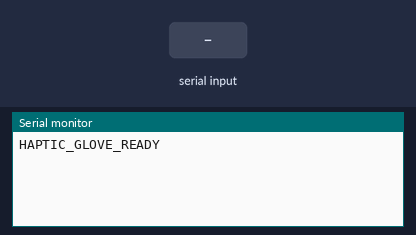
Recording of a sketch running on a simulated Arduino Uno, built with avr-gcc and run on an emulated ATmega328P. On the bench: the last lines printed to the serial monitor. The test bench sets the inputs (shaded band).

Above: at 1.2 s.
1.3 s: "STOP:1\n" received over Serial
At 2.0 s:
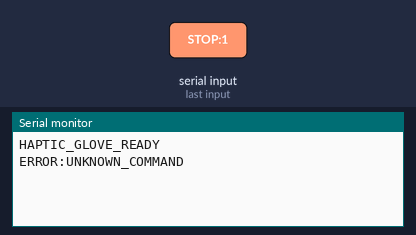
2.8 s: "M:1\n" received over Serial
At 3.2 s:
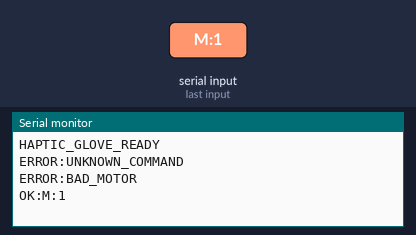
4.3 s: "STOP\n" received over Serial
At 5.5 s:
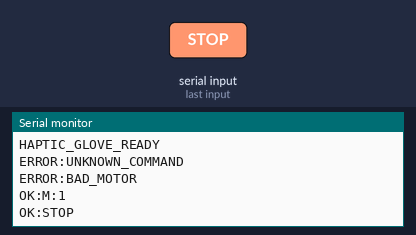
5.8 s: "ALL:\n" received over Serial
At 6.7 s:
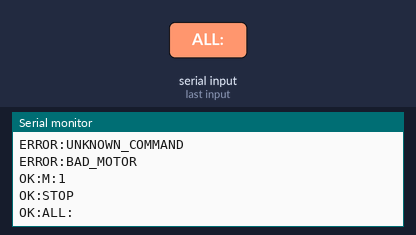
7.3 s: "PATTERN:\n" received over Serial
At 7.8 s:
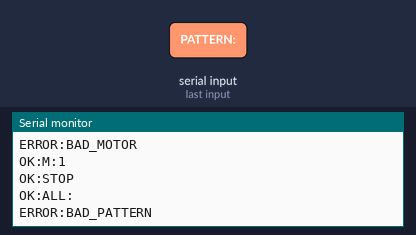
8.8 s: "ALL::45\n" received over Serial
At 10.2 s:
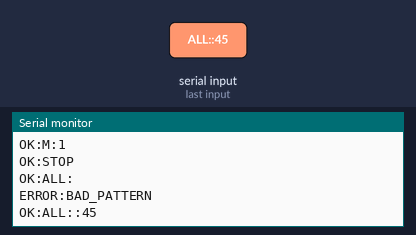

The sketch:

HapticGloveFirmware.ino
```cpp
#include <Wire.h>
#include <Adafruit_PWMServoDriver.h>

Adafruit_PWMServoDriver pca = Adafruit_PWMServoDriver(0x40);

const int NUM_MOTORS = 13;

// Active-low motor control:
// 0 = fully ON
// 4095 = fully OFF
const int PCA_OFF = 4095;

void setup() {
  Serial.begin(115200);
  Wire.begin();

  pca.begin();
  pca.setPWMFreq(1000);

  allOff();

  Serial.println("HAPTIC_GLOVE_READY");
}

void loop() {
  if (Serial.available()) {
    String command = Serial.readStringUntil('\n');
    command.trim();
    handleCommand(command);
  }
}

void handleCommand(String command) {
  if (command == "STOP") {
    allOff();
    Serial.println("OK:STOP");
    return;
  }

  if (command.startsWith("ALL:")) {
    int intensity = command.substring(4).toInt();
    setAllMotors(intensity);
    Serial.println("OK:" + command);
    return;
  }

  if (command.startsWith("PATTERN:")) {
    handlePattern(command);
    return;
  }

  if (command.startsWith("M")) {
    int colonIndex = command.indexOf(':');

    if (colonIndex == -1) {
      Serial.println("ERROR:BAD_COMMAND");
      return;
    }

    int motorNumber = command.substring(1, colonIndex).toInt();
    int intensity = command.substring(colonIndex + 1).toInt();

    setMotor(motorNumber, intensity);

    Serial.println("OK:" + command);
    return;
  }

  Serial.println("ERROR:UNKNOWN_COMMAND");
}

void handlePattern(String command) {
  int firstColon = command.indexOf(':');
  int secondColon = command.indexOf(':', firstColon + 1);
  int thirdColon = command.indexOf(':', secondColon + 1);

  if (firstColon == -1 || secondColon == -1 || thirdColon == -1) {
    Serial.println("ERROR:BAD_PATTERN");
    return;
  }

  String pattern = command.substring(firstColon + 1, secondColon);
  int intensity = command.substring(secondColon + 1, thirdColon).toInt();
  int durationMs = command.substring(thirdColon + 1).toInt();

  if (pattern == "SWEEP") {
    sweepPattern(intensity, durationMs);
  } else if (pattern == "ODD") {
    oddPattern(intensity, durationMs);
  } else if (pattern == "EVEN") {
    evenPattern(intensity, durationMs);
  } else {
    Serial.println("ERROR:UNKNOWN_PATTERN");
    return;
  }

  Serial.println("OK:PATTERN:" + pattern);
}

void setMotor(int motorNumber, int intensity) {
  if (motorNumber < 1 || motorNumber > NUM_MOTORS) {
    Serial.println("ERROR:BAD_MOTOR");
    return;
  }

  intensity = constrain(intensity, 0, 255);

  int channel = motorNumber - 1;

  // Active-low mapping:
  // intensity 0   -> PCA 4095 -> OFF
  // intensity 255 -> PCA 0    -> ON
  int pwmValue = map(intensity, 0, 255, 4095, 0);

  pca.setPWM(channel, 0, pwmValue);
}

void setAllMotors(int intensity) {
  for (int motor = 1; motor <= NUM_MOTORS; motor++) {
    setMotor(motor, intensity);
  }
}

void allOff() {
  for (int channel = 0; channel < 16; channel++) {
    pca.setPWM(channel, 0, PCA_OFF);
  }
}

void sweepPattern(int intensity, int durationMs) {
  allOff();

  for (int motor = 1; motor <= NUM_MOTORS; motor++) {
    setMotor(motor, intensity);
    delay(durationMs);
    setMotor(motor, 0);
  }
}

void oddPattern(int intensity, int durationMs) {
  allOff();

  for (int motor = 1; motor <= NUM_MOTORS; motor += 2) {
    setMotor(motor, intensity);
  }

  delay(durationMs);
  allOff();
}

void evenPattern(int intensity, int durationMs) {
  allOff();

  for (int motor = 2; motor <= NUM_MOTORS; motor += 2) {
    setMotor(motor, intensity);
  }

  delay(durationMs);
  allOff();
}
```

Measured:
- after the input at 1.3 s, the serial monitor: prints a new line at once (image 1)
- after the input at 2.8 s, the serial monitor: prints a new line at once (image 2)
- after the input at 4.3 s, the serial monitor: prints a new line at once (image 3)
- after the input at 5.8 s, the serial monitor: prints a new line at once (image 4)
- after the input at 7.3 s, the serial monitor: prints a new line at once (image 5)
- after the input at 8.8 s, the serial monitor: prints a new line at once (image 6)
